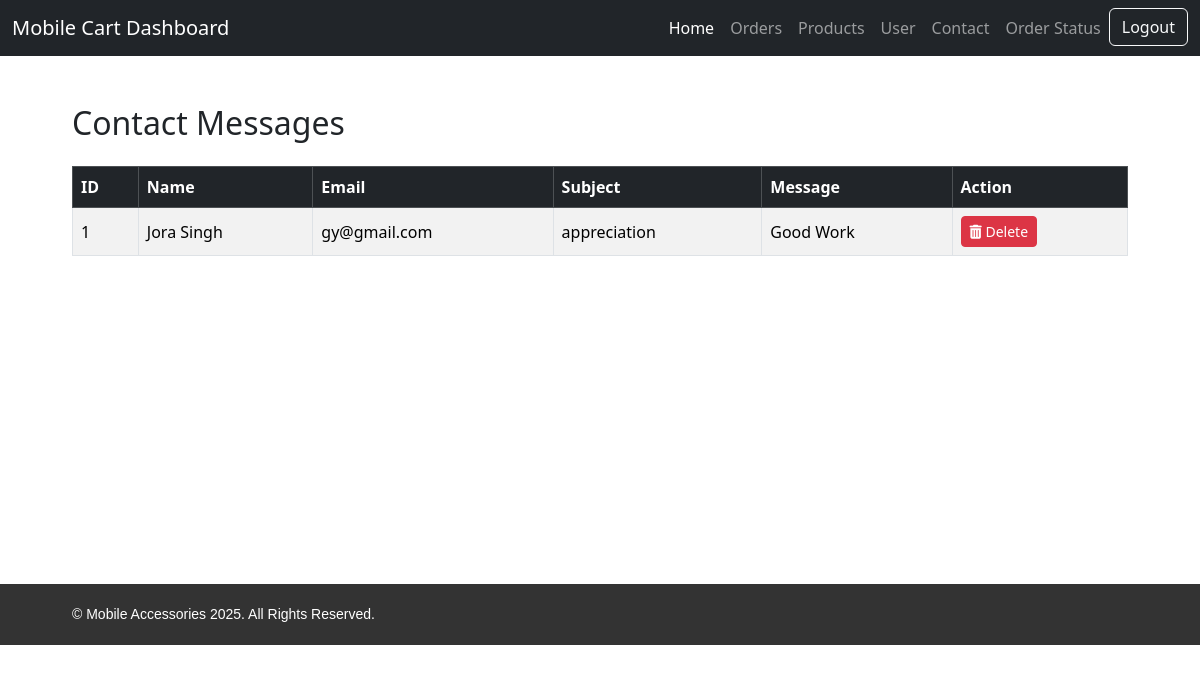
/contactdata.php, run on the app's committed database.
### tables this page shows
CREATE TABLE `contact_us` (
  `id` int(3) NOT NULL,
  `name` varchar(50) NOT NULL,
  `mail` varchar(50) NOT NULL,
  `sub` varchar(50) NOT NULL,
  `msg` varchar(50) NOT NULL
);

### contactdata.php (the view, shortened to what this page needs)
<?php
include 'navdash.php';
$servername = "localhost";
$username = "root";
$password = "";
$dbname = "av";
$conn = new mysqli($servername, $username, $password, $dbname);
$sql = "SELECT * FROM contact_us";
$result = $conn->query($sql);
?>
<!DOCTYPE html>
<html lang="en">
<head>
    <link href="https://cdn.jsdelivr.net/npm/bootstrap@5.3.3/dist/css/bootstrap.min.css" rel="stylesheet">
    <link rel="stylesheet" href="https://cdnjs.cloudflare.com/ajax/libs/font-awesome/6.5.0/css/all.min.css">
</head>
<body>
<div class="container mt-5">
    <h2 class="mb-4">Contact Messages</h2>
    <?php
    if ($result->num_rows > 0) {
        echo "<div class='table-responsive'>";
        echo "<table class='table table-bordered table-striped align-middle'>";
        echo "<thead class='table-dark'>
                <tr>
                    <th>ID</th>
                    <th>Name</th>
                    <th>Email</th>
                    <th>Subject</th>
                    <th>Message</th>
                    <th>Action</th>
                </tr>
              </thead>
              <tbody>";
        while($row = $result->fetch_assoc()) {
            echo "<tr>
                    <td>".htmlspecialchars($row['id'])."</td>
                    <td>".htmlspecialchars($row['name'])."</td>
                    <td>".htmlspecialchars($row['mail'])."</td>
                    <td>".htmlspecialchars($row['sub'])."</td>
                    <td>".htmlspecialchars($row['msg'])."</td>
                    <td>
                        <form method='POST' action='delete.php' onsubmit=\"return confirm('Are you sure you want to delete this message?');\">
                            <input type='hidden' name='id' value='".htmlspecialchars($row['id'])."'>
                            <button type='submit' class='btn btn-sm btn-danger'>
                                <i class='fas fa-trash-alt'></i> Delete
                            </button>
                        </form>
                    </td>
                  </tr>";
        }
        echo "</tbody></table>";
        echo "</div>";
    } else {
        echo "<div class='alert alert-info'>No messages found.</div>";
    }
    ?>
</div>
<br><br><br><br><br><br><br><br><br><br><br><br><br>
<?php include 'footer.php'; ?>
</body>
</html>

### footer.php (style rules this page uses)
.container { width: 90%; margin: 0 auto; }

### data on the page
contact_us: id "1", name "Jora Singh", mail "gy@gmail.com", sub "appreciation", msg "Good Work"
